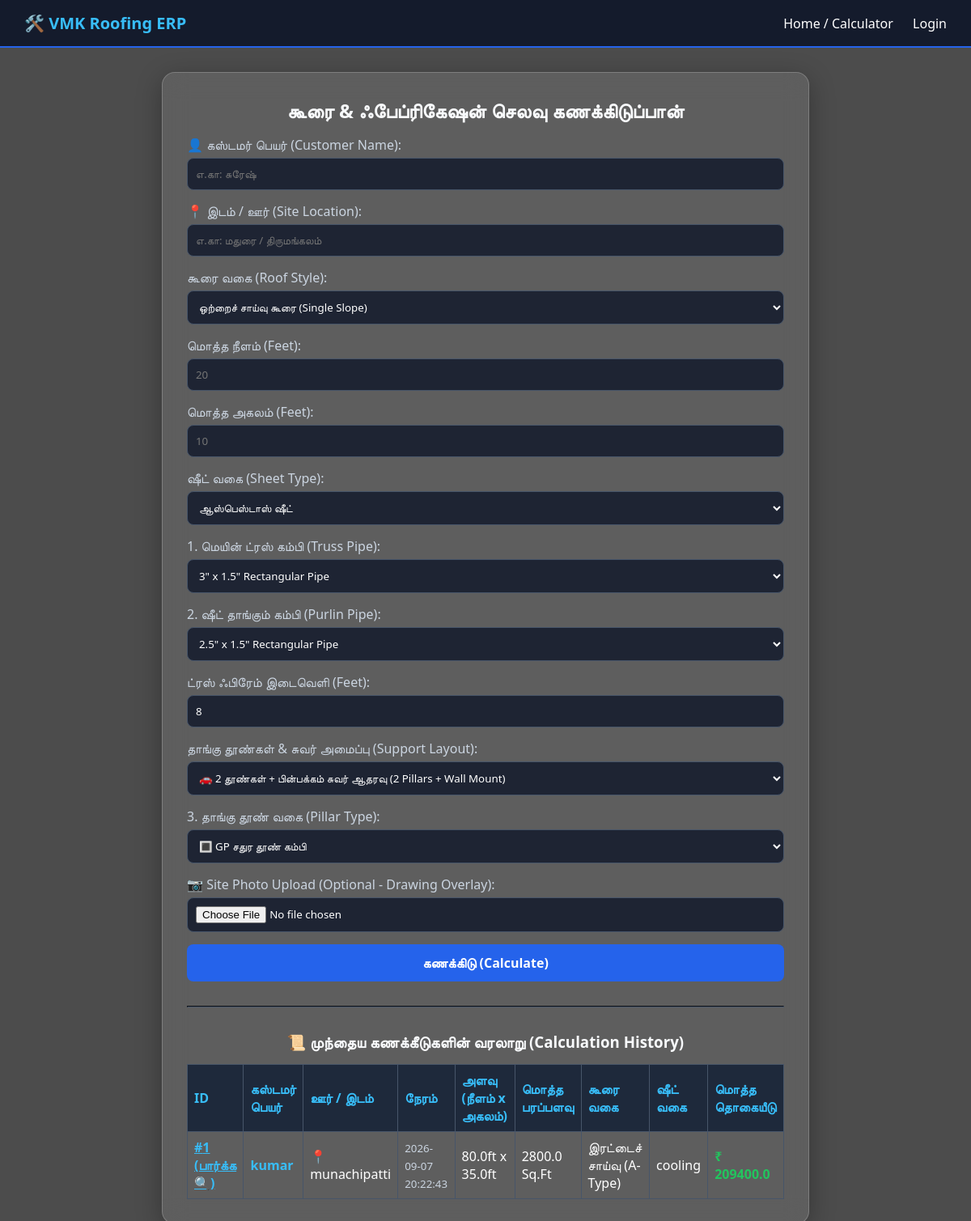
Before: / with the older database file.
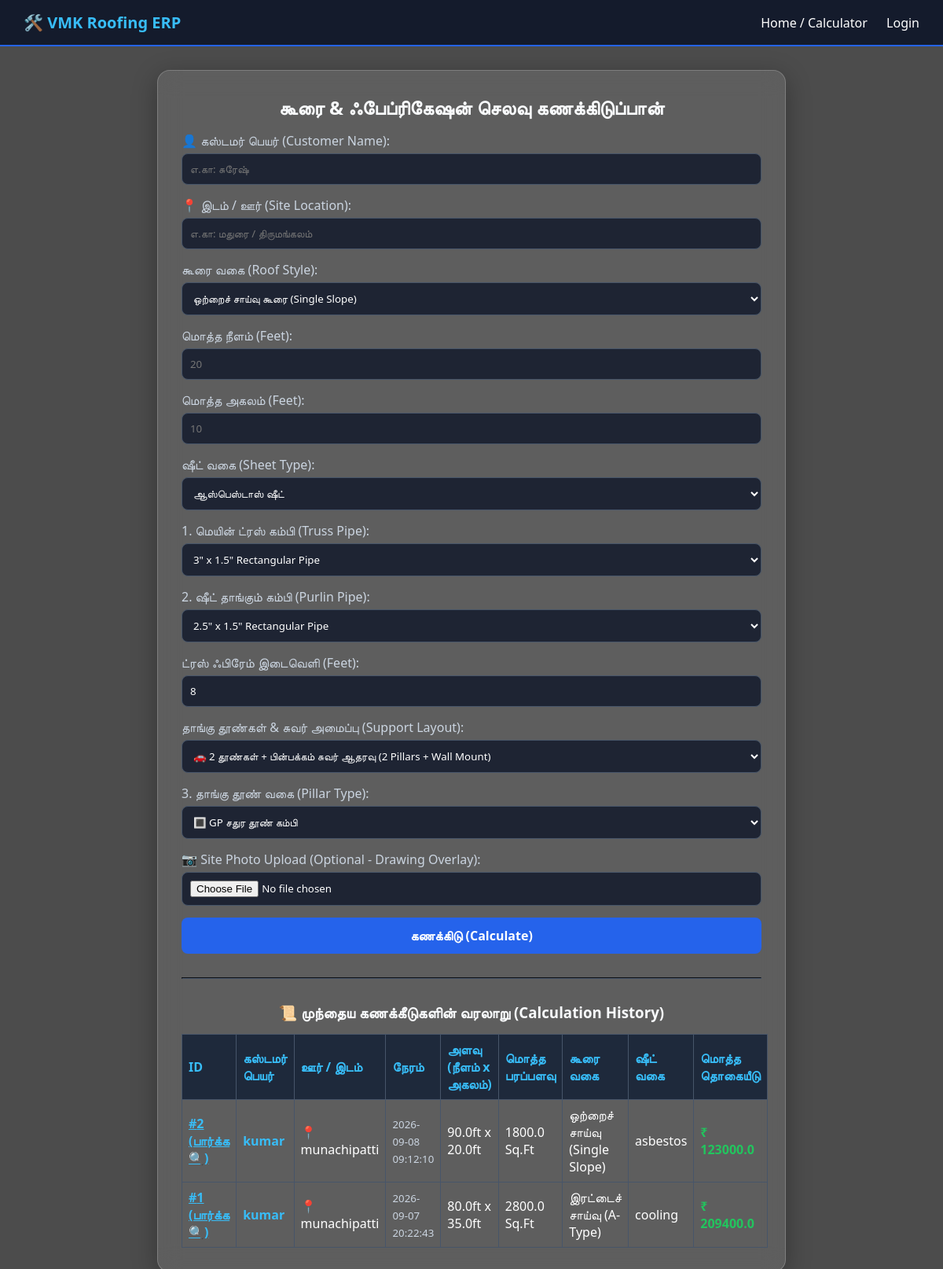
After: the same page with the newer database file.
### app.py (models this page shows)
class CalculationLog(db.Model):
    id = db.Column(db.Integer, primary_key=True)
    customer_name = db.Column(db.String(100), nullable=True)
    location = db.Column(db.String(100),nullable=True)
    timestamp = db.Column(db.String(50), default=datetime.now().strftime("%Y-%m-%d %H:%M:%S"))
    length = db.Column(db.Float, nullable=False)
    width = db.Column(db.Float, nullable=False)
    total_area = db.Column(db.Float, nullable=False)
    roof_style = db.Column(db.String(50), nullable=False)
    sheet_type = db.Column(db.String(50), nullable=False)
    grand_total = db.Column(db.Float, nullable=False)

### app.py (the view, shortened to what this page needs)
@app.route('/', methods=['GET', 'POST'])
def home():
    result = None
    history_logs = CalculationLog.query.order_by(CalculationLog.id.desc()).limit(20).all()
    return render_template('index.html', result=result, history_logs=history_logs)

### templates/index.html (shortened to what this page needs)
<!DOCTYPE html>
<html lang="ta">
<head>
    <link rel="stylesheet" href="{{ url_for('static', filename='style.css') }}">
</head>
<body>
    <div class="navbar">
        <div class="logo">🛠️ VMK Roofing ERP</div>
        <div class="nav-links">
            <a href="/">Home / Calculator</a>
            <a href="/login">Login</a>
        </div>
    </div>
    <div class="container">
        <h2>கூரை & ஃபேப்ரிகேஷன் செலவு கணக்கிடுப்பான்</h2>
        <form method="POST" enctype="multipart/form-data">
            <div class="form-group">
                <label>👤 கஸ்டமர் பெயர் (Customer Name):</label>
                <input type="text" name="customer_name" required placeholder="எ.கா: சுரேஷ்">
            </div>
            <div class="form-group">
                <label>📍 இடம் / ஊர் (Site Location):</label>
                <input type="text" name="location" required placeholder="எ.கா: மதுரை / திருமங்கலம்">
            </div>
            <div class="form-group">
                <label>கூரை வகை (Roof Style):</label>
                <select name="roof_type" required>
                    <option value="single">ஒற்றைச் சாய்வு கூரை (Single Slope)</option>
                </select>
            </div>
            <div class="form-group">
                <label>மொத்த நீளம் (Feet):</label>
                <input type="number" step="any" name="length" required placeholder="20">
            </div>
            <div class="form-group">
                <label>மொத்த அகலம் (Feet):</label>
                <input type="number" step="any" name="width" required placeholder="10">
            </div>
            <div class="form-group">
                <label>ஷீட் வகை (Sheet Type):</label>
                <select name="sheet_type" required>
                    <option value="asbestos">ஆஸ்பெஸ்டாஸ் ஷீட்</option>
                </select>
            </div>
            <div class="form-group">
                <label>1. மெயின் ட்ரஸ் கம்பி (Truss Pipe):</label>
                <select name="truss_pipe">
                    <option value='3" x 1.5" Rectangular Pipe'>3" x 1.5" Rectangular Pipe</option>
                </select>
            </div>
            <div class="form-group">
                <label>2. ஷீட் தாங்கும் கம்பி (Purlin Pipe):</label>
                <select name="purlin_pipe">
                    <option value='2.5" x 1.5" Rectangular Pipe'>2.5" x 1.5" Rectangular Pipe</option>
                </select>
            </div>
            <div class="form-group">
                <label>ட்ரஸ் ஃபிரேம் இடைவெளி (Feet):</label>
                <input type="number" step="any" name="truss_spacing" value="8" required>
            </div>
            <div class="form-group">
                <label>தாங்கு தூண்கள் & சுவர் அமைப்பு (Support Layout):</label>
                <select name="support_type" required>
                    <option value="2_pillars_wall">🚗 2 தூண்கள் + பின்பக்கம் சுவர் ஆதரவு (2 Pillars + Wall Mount)</option>
                </select>
            </div>
            <div class="form-group">
                <label>3. தாங்கு தூண் வகை (Pillar Type):</label>
                <select name="pillar_type" required>
                    <option value="gp_square">🔳 GP சதுர தூண் கம்பி</option>
                </select>
            </div>
            <div class="form-group">
                <label>📷 Site Photo Upload (Optional - Drawing Overlay):</label>
                <input type="file" name="site_photo" accept="image/*">
            </div>
            <button type="submit">கணக்கிடு (Calculate)</button>
        </form>
        {% if history_logs %}
            <hr style="margin: 30px 0; border-color: #475569;">
            <h3>📜 முந்தைய கணக்கீடுகளின் வரலாறு (Calculation History)</h3>
            <table class="cost-table" style="margin-top: 15px;">
                <thead>
                    <tr>
                        <th>ID</th>
                        <th>கஸ்டமர் பெயர்</th>
                        <th>ஊர் / இடம்</th>
                        <th>நேரம்</th>
                        <th>அளவு (நீளம் x அகலம்)</th>
                        <th>மொத்த பரப்பளவு</th>
                        <th>கூரை வகை</th>
                        <th>ஷீட் வகை</th>
                        <th>மொத்த தொகையீடு</th>
                    </tr>
                </thead>
                <tbody>
                    {% for h in history_logs %}
                    <tr>
                        <td>
                            <a href="/history/{{ h.id }}" style="color: #38bdf8; font-weight: bold; text-decoration: underline;">
                                #{{ h.id }} (பார்க்க 🔍)
                            </a>
                        </td>
                        <td><strong style="color: #38bdf8;">{{ h.customer_name or 'N/A' }}</strong></td>
                        <td>📍 {{ h.location or 'N/A' }}</td>
                        <td>
                            <a href="/history/{{ h.id }}" style="color: #cbd5e1; text-decoration: none;">
                                <small>{{ h.timestamp }}</small>
                            </a>
                        </td>
                        <td>{{ h.length }}ft x {{ h.width }}ft</td>
                        <td>{{ h.total_area }} Sq.Ft</td>
                        <td>{{ h.roof_style }}</td>
                        <td>{{ h.sheet_type }}</td>
                        <td><strong style="color: #22c55e;">₹ {{ h.grand_total }}</strong></td>
                    </tr>
                    {% endfor %}
                </tbody>
            </table>
        {% endif %}
    </div>
</body>
</html>

### static/style.css (style rules this page uses)
* { box-sizing: border-box; margin: 0; padding: 0; font-family: 'Segoe UI', sans-serif; }
body { background: linear-gradient(rgba(0, 0, 0, 0.7), rgba(0, 0, 0, 0.7)), url('https://images.unsplash.com/photo-1504307651254-35680f356dfd?q=80&w=1600') no-repeat center center fixed; background-size: cover; color: #fff; min-height: 100vh; }
.navbar { background: rgba(15, 23, 42, 0.9); backdrop-filter: blur(10px); padding: 15px 30px; display: flex; justify-content: space-between; align-items: center; border-bottom: 2px solid #2563eb; }
.navbar .logo { font-size: 20px; font-weight: bold; color: #38bdf8; }
.nav-links a { color: #fff; text-decoration: none; margin-left: 20px; font-weight: 500; }
.container { background: rgba(255, 255, 255, 0.1); backdrop-filter: blur(15px); border: 1px solid rgba(255, 255, 255, 0.2); border-radius: 16px; padding: 30px; max-width: 800px; margin: 30px auto; box-shadow: 0 8px 32px rgba(0, 0, 0, 0.3); }
h2, h3, h4 { color: #f8fafc; margin-bottom: 15px; text-align: center; }
.form-group { margin-bottom: 15px; }
label { display: block; margin-bottom: 5px; color: #cbd5e1; }
input, select { width: 100%; padding: 10px; border-radius: 8px; border: 1px solid #475569; background: rgba(15, 23, 42, 0.8); color: #fff; }
button { width: 100%; padding: 12px; background: #2563eb; color: #fff; border: none; border-radius: 8px; font-size: 16px; font-weight: bold; cursor: pointer; }
.cost-table { width: 100%; border-collapse: collapse; margin-top: 10px; }
.cost-table th, .cost-table td { border: 1px solid #475569; padding: 8px; text-align: left; }
.cost-table th { background: #1e293b; color: #38bdf8; }

Changed rows visible on the page:
added CalculationLog: id "2", customer_name "kumar", location "munachipatti", timestamp "2026-09-08 09:12:10", length "90.0", width "20.0", total_area "1800.0", roof_style "ஒற்றைச் சாய்வு (Single Slope)", sheet_type "asbestos", grand_total "123000.0"
